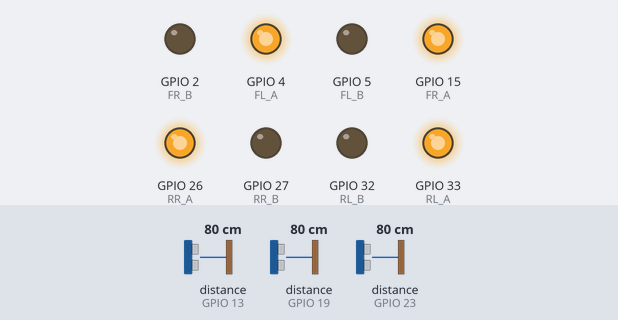
Bench run of a program on a simulated ESP32. On the bench: output pins drawn as LEDs (lit = HIGH). Wiring (inferred from the names in the program): 3 × ultrasonic range finder: trigger GPIO 12, echo GPIO 13 / trigger GPIO 18, echo GPIO 19 / trigger GPIO 22, echo GPIO 23. Dashed ring = blinking. Inputs (shaded band) come from the test bench; at power-on: distance to the obstacle (sensors on GPIO 19, GPIO 13, GPIO 23) 80 cm. The echo pulse lasts 58.3 µs per cm; pins used as bus, display or sensor lines are not drawn; what the program prints to the serial monitor is not drawn.

Above: at 2.2 s.
2.3 s: distance to the obstacle (sensor on GPIO 19) set to 9 cm
3.8 s: distance to the obstacle (sensor on GPIO 19) set to 6 cm
At 4.01 s:
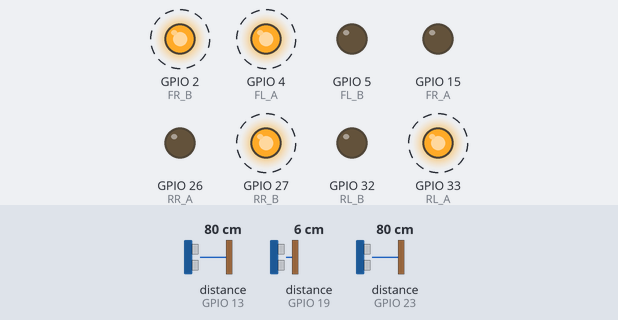
6.8 s: distance to the obstacle (sensor on GPIO 13) set to 83 cm
At 7.06 s:
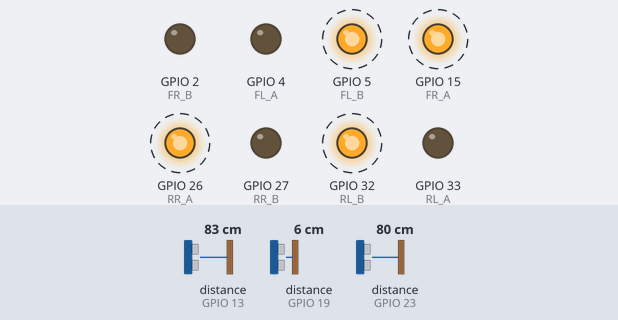
9.8 s: distance to the obstacle (sensor on GPIO 13) set to 2 cm
At 10.09 s:
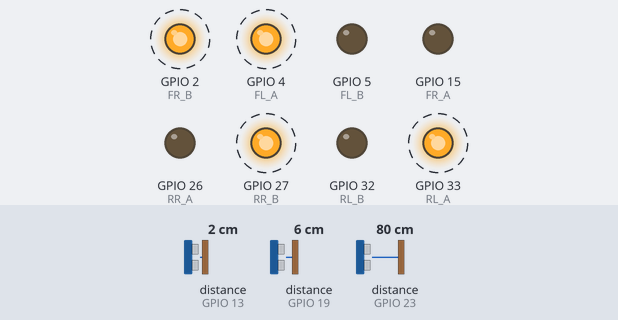
12.8 s: distance to the obstacle (sensor on GPIO 19) set to 18 cm
At 14.1 s:
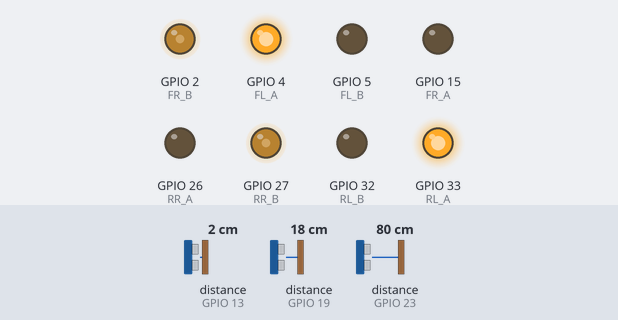
14.4 s: distance to the obstacle (sensor on GPIO 19) set to 2 cm
At 14.68 s:
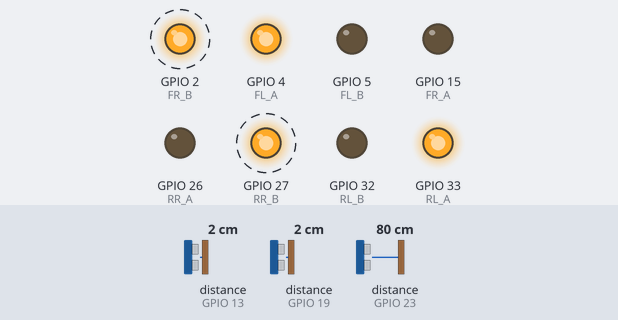
Timing chart, 0 to 18.4 s (numbered marks = the images above; inputs shaded):
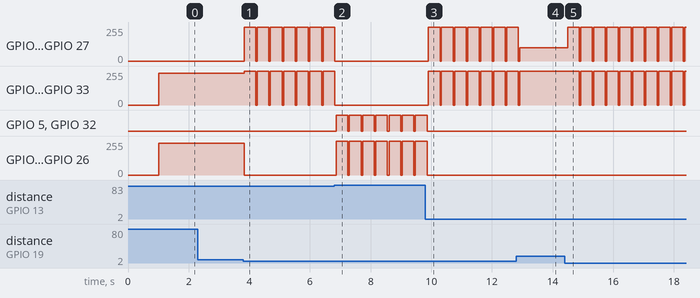

The program:

main.cpp
```cpp
#include <Arduino.h>

// ==========================================
// 📋 A. 动力系统引脚矩阵
// ==========================================
#define FL_A 4
#define FL_B 5
#define RL_A 33
#define RL_B 32
#define FR_A 15
#define FR_B 2
#define RR_A 26
#define RR_B 27

const int CH_FL_A = 0; const int CH_FL_B = 1;
const int CH_RL_A = 2; const int CH_RL_B = 3;
const int CH_FR_A = 4; const int CH_FR_B = 5;
const int CH_RR_A = 6; const int CH_RR_B = 7;

const int freq = 20000;
const int resolution = 8;

// ==========================================
// 📋 B. 感知矩阵引脚定义
// ==========================================
#define TRIG_F 18
#define ECHO_F 19
#define TRIG_L 12
#define ECHO_L 13
#define TRIG_R 22
#define ECHO_R 23

// ==========================================
// 🚀 四驱狂暴狂飙参数【转向大幅度强化版】
// ==========================================
const int CRUISE_SPEED = 240;   // 空旷全速前冲
const int BASE_SPEED   = 180;   // 靠墙巡航基速

// 【核心修改】将转向电机的反转与正转全部压榨到硬件极限 255！大力出奇迹！
const int MAX_SPEED    = 255;
const int REV_SPEED    = -255;

// 物理界限定义
const float LIMIT_FRONT = 7.0;  // 前方障碍红线
const float LIMIT_SIDE  = 2.0;  // 侧边擦碰红线

// ==========================================
// 📏 超声波单路高频测距
// ==========================================
float getDistance(int trig, int echo) {
    digitalWrite(trig, LOW); delayMicroseconds(2);
    digitalWrite(trig, HIGH); delayMicroseconds(10);
    digitalWrite(trig, LOW);

    long duration = pulseIn(echo, HIGH, 15000);
    if (duration == 0) return -1.0;
    return duration * 0.034 / 2.0;
}

// ==========================================
// 🏎️ 4WD 电机驱动
// ==========================================
void drive4WD(int leftSpeed, int rightSpeed) {
    leftSpeed  = constrain(leftSpeed, -255, 255);
    rightSpeed = constrain(rightSpeed, -255, 255);

    int l_fwd = leftSpeed > 0 ? leftSpeed : 0;
    int l_rev = leftSpeed < 0 ? -leftSpeed : 0;
    ledcWrite(CH_FL_A, l_fwd); ledcWrite(CH_FL_B, l_rev);
    ledcWrite(CH_RL_A, l_fwd); ledcWrite(CH_RL_B, l_rev);

    int r_fwd = rightSpeed > 0 ? rightSpeed : 0;
    int r_rev = rightSpeed < 0 ? -rightSpeed : 0;
    ledcWrite(CH_FR_A, r_fwd); ledcWrite(CH_FR_B, r_rev);
    ledcWrite(CH_RR_A, r_fwd); ledcWrite(CH_RR_B, r_rev);
}

void setup() {
    Serial.begin(115200);
    for(int i=0; i<8; i++) { ledcSetup(i, freq, resolution); }
    ledcAttachPin(FL_A, CH_FL_A); ledcAttachPin(FL_B, CH_FL_B);
    ledcAttachPin(RL_A, CH_RL_A); ledcAttachPin(RL_B, CH_RL_B);
    ledcAttachPin(FR_A, CH_FR_A); ledcAttachPin(FR_B, CH_FR_B);
    ledcAttachPin(RR_A, CH_RR_A); ledcAttachPin(RR_B, CH_RR_B);

    pinMode(TRIG_F, OUTPUT); pinMode(ECHO_F, INPUT);
    pinMode(TRIG_L, OUTPUT); pinMode(ECHO_L, INPUT);
    pinMode(TRIG_R, OUTPUT); pinMode(ECHO_R, INPUT);

    drive4WD(0, 0);
    delay(1000);
    Serial.println("🦁 [4WD LARGE-TURN] 大摆角爆发版点火！");
}

void loop() {
    float dist1 = getDistance(TRIG_F, ECHO_F);
    float dist2 = getDistance(TRIG_L, ECHO_L);
    float dist3 = getDistance(TRIG_R, ECHO_R);

    // ==================================================
    // 🟩 1. 绝对空旷判定：直接全速前冲
    // ==================================================
    if ((dist1 > LIMIT_FRONT || dist1 < 0) &&
        (dist2 > LIMIT_SIDE || dist2 < 0) &&
        (dist3 > LIMIT_SIDE || dist3 < 0)) {

        drive4WD(CRUISE_SPEED, CRUISE_SPEED);
        delay(10);
        return;
    }

    // ==================================================
    // 🚨 2. 前方极限贴脸（F <= 7cm）：大幅度原地坦克转向
    // ==================================================
    if (dist1 > 0 && dist1 <= LIMIT_FRONT) {
        Serial.println("🛑 [CRITICAL FRONT] 极限贴脸！极限大角度原地转向！");

        bool turnLeft = true;
        if (dist2 > 0 && dist3 > 0) {
            turnLeft = (dist2 > dist3);
        } else if (dist2 < 0) {
            turnLeft = true;
        } else if (dist3 < 0) {
            turnLeft = false;
        }

        // 【大摆角修改 A】：速度拉满到绝对极限 ±255，同时强制执行时间从 200ms 延长到 380ms！
        // 这一刀下去，车头会有一个非常极其暴力且明显的甩头大动作
        unsigned long startTime = millis();
        while(millis() - startTime < 380) {
            if (turnLeft) {
                drive4WD(REV_SPEED, MAX_SPEED); // 左后退，右前进 -> 大力左转
            } else {
                drive4WD(MAX_SPEED, REV_SPEED); // 左前进，右后退 -> 大力右转
            }
            delay(5);
        }
        drive4WD(0, 0); delay(40); // 刹车死锁稳定
        return;
    }

    // ==================================================
    // 🚨 3. 左右侧极限贴墙（L/R <= 2cm）：大动作弹开避让
    // ==================================================
    // 【大摆角修改 B】：侧边急救闪避动作幅度加大，内侧轮直接给倒车电压（180 vs -100）
    if (dist2 > 0 && dist2 <= LIMIT_SIDE) {
        Serial.println("⚠️ [ESCAPE] 左侧太近！强力扭头向右弹开！");
        drive4WD(MAX_SPEED, -100);
        delay(150); // 持续时间延长，确保大幅度弹开
        return;
    }
    if (dist3 > 0 && dist3 <= LIMIT_SIDE) {
        Serial.println("⚠️ [ESCAPE] 右侧太近！强力扭头向左弹开！");
        drive4WD(-100, MAX_SPEED);
        delay(150);
        return;
    }

    // ==================================================
    // 🏎️ 4. 正常靠墙纠偏：高灵敏度大动作微调
    // ==================================================
    if (dist2 > 0 && dist3 > 0) {
        float error = dist2 - dist3;
        // 【大摆角修改 C】：系数从 10 暴增到 20！
        // 只要两边有一点不对等，四驱两侧立刻拉开高达 100+ 的差速，动作极其敏感利落
        int diff = error * 20;
        diff = constrain(diff, -100, 100); // 允许更大的修正差速上限
        drive4WD(BASE_SPEED + diff, BASE_SPEED - diff);
    } else {
        drive4WD(BASE_SPEED, BASE_SPEED);
    }

    delay(15);
}
```

Measured:
- the behaviour switches between 8 and 7 cm on distance to the obstacle (sensor on GPIO 19) (found by bisection; images 0 and 1)
- the behaviour switches between 80 and 81 cm on distance to the obstacle (sensor on GPIO 13) (found by bisection; images 1 and 2)
- after the input at 2.3 s, every drawn part: stays the same
- after the input at 3.8 s, GPIO 2 (FR_B), GPIO 4 (FL_A), GPIO 27 (RR_B), GPIO 33 (RL_A): alternates 255/255 for 0.38 s and 0/255 for 0.05 s, starting at once; GPIO 15 (FR_A), GPIO 26 (RR_A): 239/255 → 0/255 at once
- after the input at 6.8 s, GPIO 2 (FR_B), GPIO 4 (FL_A), GPIO 27 (RR_B), GPIO 33 (RL_A): goes on until 6.8 s, then stays 0/255; GPIO 5 (FL_B), GPIO 32 (RL_B): alternates HIGH for 0.38 s and LOW for 0.05 s, starting after 0.07 s; GPIO 15 (FR_A), GPIO 26 (RR_A): alternates 255/255 for 0.38 s and 0/255 for 0.05 s, starting after 0.07 s
- after the input at 9.8 s, GPIO 2 (FR_B), GPIO 4 (FL_A), GPIO 27 (RR_B), GPIO 33 (RL_A): alternates 255/255 for 0.38 s and 0/255 for 0.05 s, starting after 0.11 s; GPIO 5 (FL_B), GPIO 32 (RL_B): goes on until 9.9 s, then stays LOW; GPIO 15 (FR_A), GPIO 26 (RR_A): goes on until 9.9 s, then stays 0/255
- after the input at 12.8 s, GPIO 4 (FL_A), GPIO 33 (RL_A): goes on until 12.9 s, then stays 255/255
- after the input at 14.4 s, GPIO 2 (FR_B), GPIO 27 (RR_B): alternates 255/255 for 0.38 s and 0/255 for 0.05 s, starting after 0.09 s; GPIO 4 (FL_A), GPIO 33 (RL_A): alternates 255/255 for 0.38 s and 0/255 for 0.05 s, starting after 0.48 s
